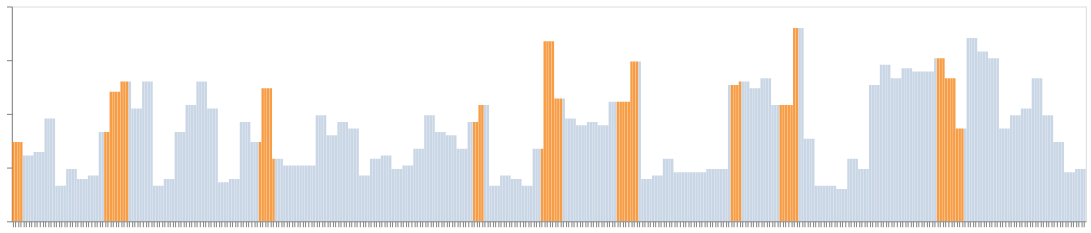

This figure's notebook cell:
### Code cell
# Our method result
video_key = "video_42"
video_score = scores[video_key]
tvsum_evaluator.produce_summary_plot(video_key, video_score)

### Figure 1 — Vega-Lite specification as saved in the notebook (floating-point values rounded to 4 significant figures; data arrays with more than 128 entries replaced by an {"elided": "..."} marker saying what was removed)
{"config": {"view": {"continuousWidth": 400, "continuousHeight": 300}, "axis": {"grid": false}}, "data": {"name": "data-f0599e20857d253312f73be7b3420596"}, "mark": "bar", "encoding": {"color": {"type": "nominal", "field": "summary", "legend": null}, "opacity": {"type": "nominal", "field": "summary", "legend": null}, "x": {"type": "ordinal", "axis": {"labels": false, "title": ""}, "field": "frame"}, "y": {"type": "quantitative", "axis": {"labels": false, "title": ""}, "field": "score"}}, "height": 200, "selection": {"selector005": {"type": "interval", "bind": "scales", "encodings": ["x", "y"]}}, "width": 1000, "$schema": "https://vega.github.io/schema/vega-lite/v4.8.1.json", "datasets": {"data-f0599e20857d253312f73be7b3420596": {"elided": "396 records"}}}
